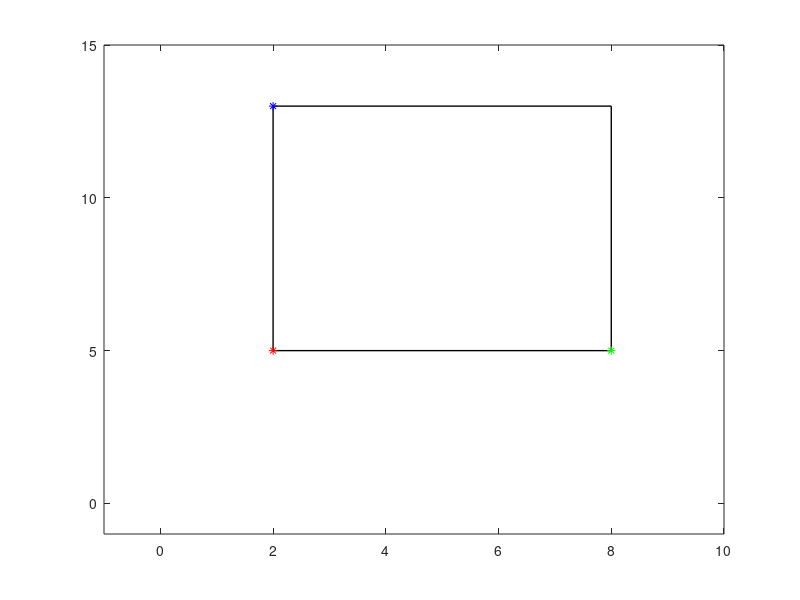

MATLAB code to generate this figure:
% Sample Code
% x1=0;
% x2=1;
% y1=0;
% y2=2;
% x = [x1, x2, x2, x1, x1]
% y = [y1, y1, y2, y2, y1]
% plot(x, y, 'k-', 'LineWidth', 1);
% hold on;
% P=[0 1 1 0;0 0 2 2];
% plot(P(1,1),P(2,1),'r*');
% plot(P(1,2),P(2,2),'g*');
% plot(P(1,4),P(2,4),'b*');
% axis([-1 3 -1 3]);

% Vectors
% First, choose 2 vectors (note that in the code above these two vectors are (0, 0) and
% (1, 2)) the terminal points of which are used to form a rectangle. Plot this rectangle
% using code similar to that provided above. 

% Plot a rectangle with the vectors (2, 5) and (8, 13)
v1 = 2;
v2 = 8;
z1 = 5;
z2 = 13;
v = [v1, v2, v2, v1, v1];
z = [z1, z1, z2, z2, z1];
plot(v, z, 'k-', 'LineWidth', 1);
hold on;

% Plot red at the first vector, green at the second vector, and blue at the midpoint of the rectangle
P = [2 8 8 2;5 5 13 13];
plot(P(1,1),P(2,1),'r*');
plot(P(1,2),P(2,2),'g*');
plot(P(1,4),P(2,4),'b*');
axis([-1 10 -1 15]);

% Then choose TWO different matrices each
% of which performs a single geometric operation of your choice. In both cases, multiply
% your 2 vectors by these matrices and plot the resulting rectangles. Include one plot in
% your report which shows your original rectangle and your two transformed rectangles.
% Include the matrices you used to do the transformation.

% Stretch in the x-direction by a factor of 5
xStretch = [5 0; 0 1];
vector1 = [2; 8];
vector2 = [5; 13];
cat(2, (xStretch*vector1), (xStretch*vector2));

% Reflection across the y-axis
yReflect = [-1 0; 0 1];
cat(2, (yReflect*vector1), (yReflect*vector2));

% To-Do... Plot both these transformations and show original one



% To-Do...
% • Composition
% Verify the result of Problem A6 in Section 3.3 of the text; that the two compositions of a
% vertical shear and a stretch in the y direction, do not commute. Do this by plotting the
% image of the unit square with corners at (1, 1),(2, 1),(2, 2),(1, 2). Then plot the results
% of applying the COMPOSITION of the two operations (vertical shear and stretch) in
% both orders and showing that the resulting shape depends on the order in which the
% operations are applied. Corroborate your ’experimental proof’ of the non-commutability
% of these transformations by referring to Theorem 3.2.5 of the text (i.e., by considering
% the associated matrices).


